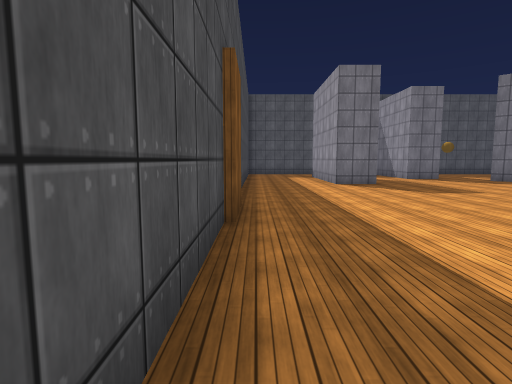
View 1 (above)

24 first-person views from a walk through a Unity game level. The camera is 1.5 m above the floor, tilts 6° down and sees 80° across. The floor is counted in squares, 2 m on a side. Each view is taken from the middle of a square. On the plan, view 1 faces up. The plan holds only what a view shows up to about 10 squares ahead; the rest is blank. The place goes on beyond the plan. The player character is not drawn. Surface patterns are stand-ins for the level's own textures.

View 2
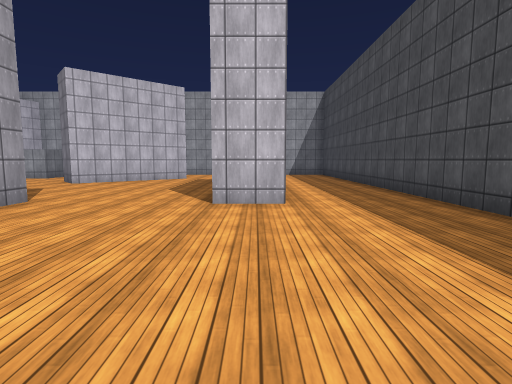

View 3
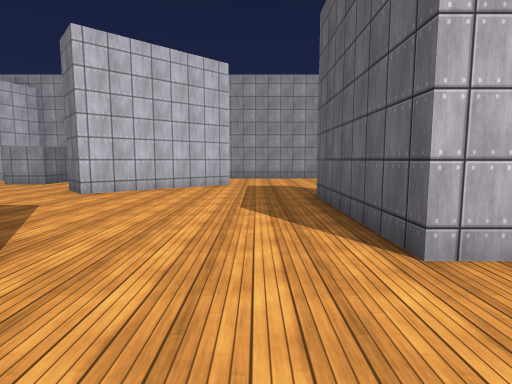

View 4
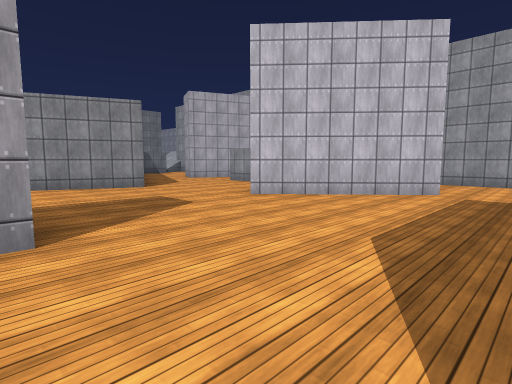

View 5
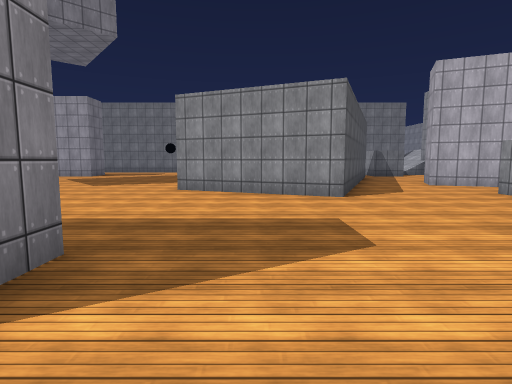

View 6
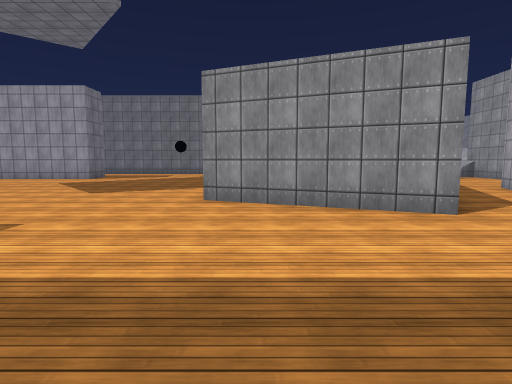

View 7
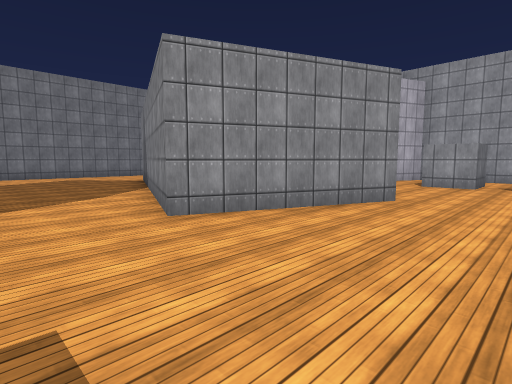

View 8
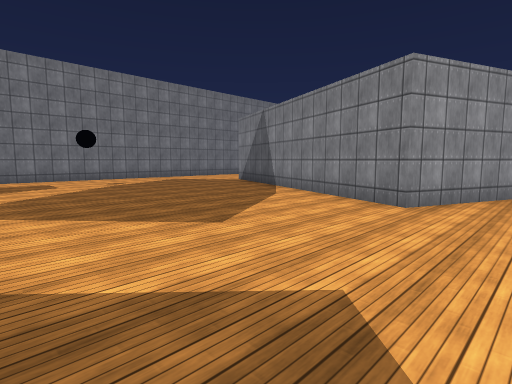

View 9
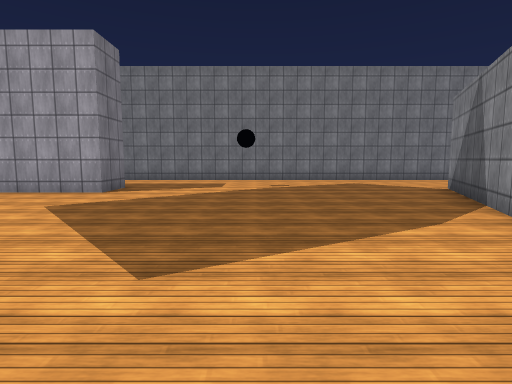

View 10
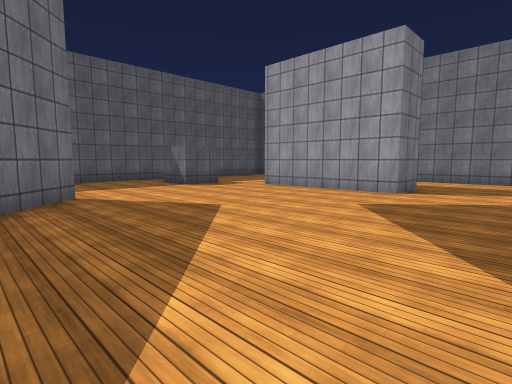

View 11
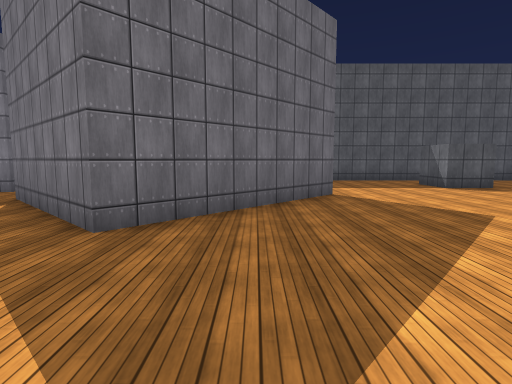

View 12
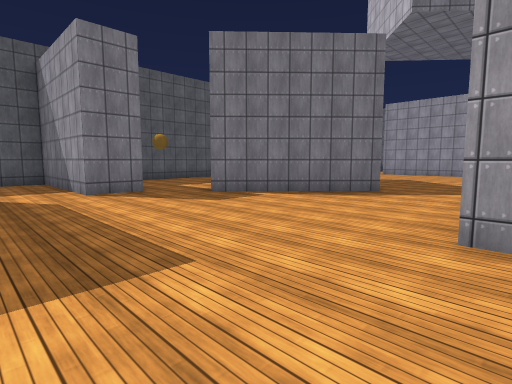

View 13
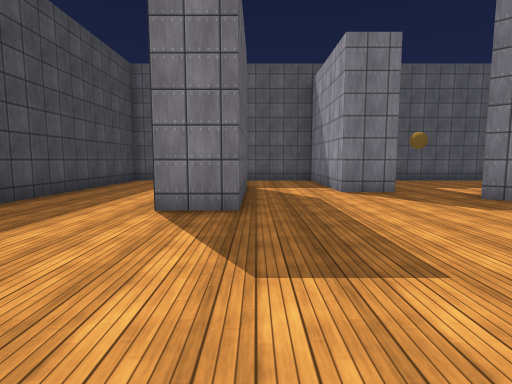

View 14
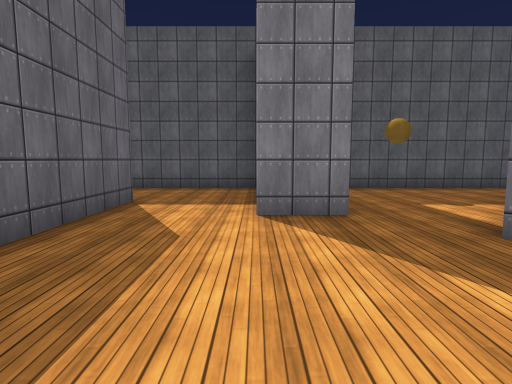

View 15
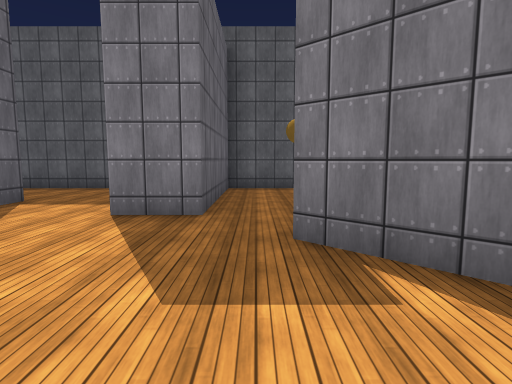

View 16
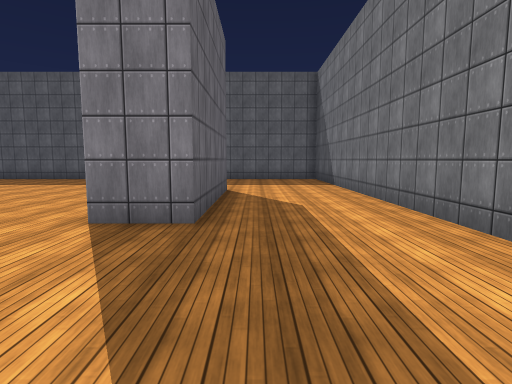

View 17
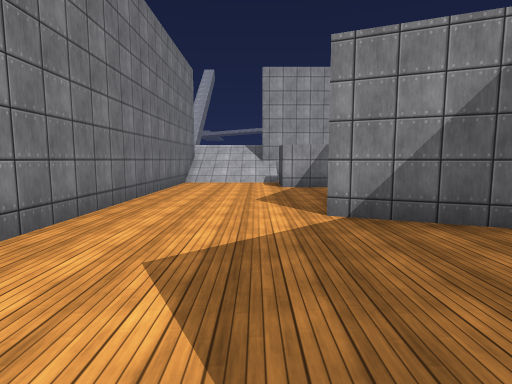

View 18
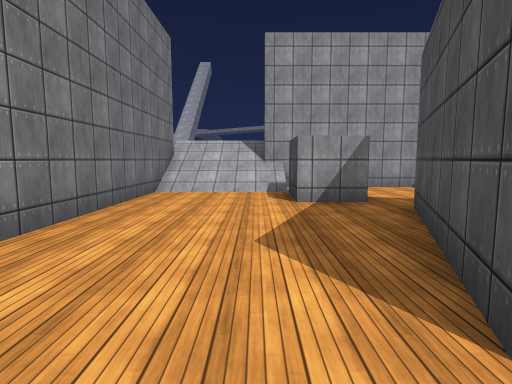

View 19
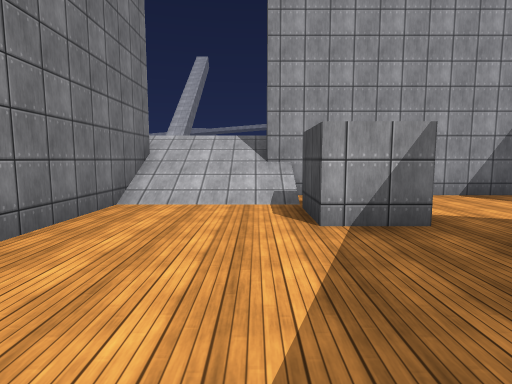

View 20
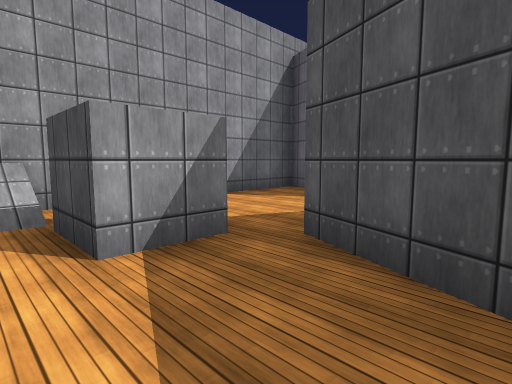

View 21
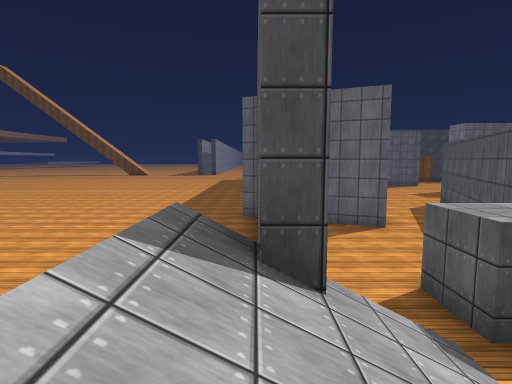

View 22
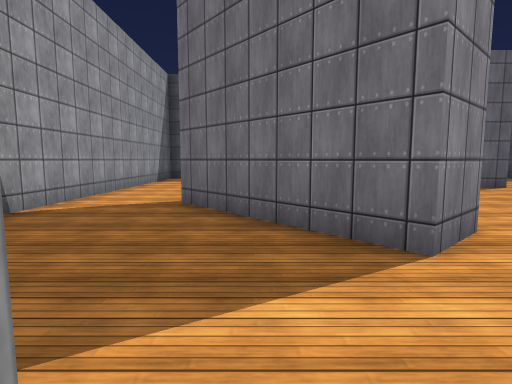

View 23
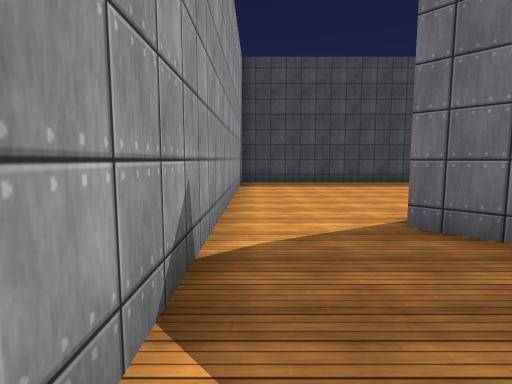

View 24
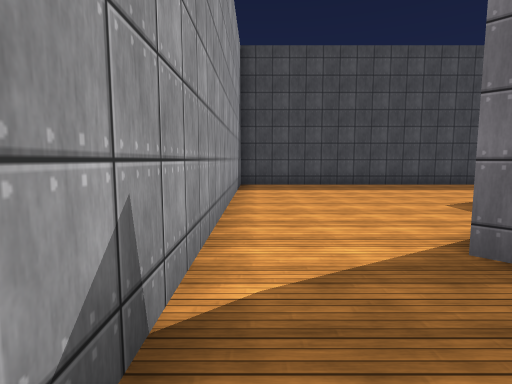

### Floor plan
Key: @ floor where view 1 was taken; # wall or solid block; x gap in a wall; . floor; / step, stairs or slope; v drop or lower ground.
Columns run from 1 left of view 1 to 25 right of it. Each row starts with its distance up from view 1.
 16    ############  #
 15 #.  ...##.....   ...
 14 #.. ...##....  .....#.....#
 13 #.. #..##...   ...........#
 12 #...#..##..    #..........#
 11 #...#.....##  ##.....##...#
 10 #...#......####......##...#
  9 #...........##.......##...#
  8 #....................##...#
  7  .........................#
  6  ..........  .............#
  5 #.......#    .............#
  4 #.......   ..............
  3 #.......   ..............
  2 #.......##...............
  1 #...#..........###........
  0 #@..#.........## ###......#
 -1 #...#.........#    ####...#
 -2 #...#.........###    #....#
 -3 #.........#.....###  #....#
 -4 #........##.......####....#
 -5 #......###................#
 -6 #.......#....#..##....#...#
 -7 #............   #......///#
 -8 #.............  #......///#
 -9 ##############  #######///x
-10                vvv    vvvvv

Where each view was taken, in squares from view 1:
view 1: 0 up, 0 right, facing up
view 2: 7 up, 3 right, facing down
view 3: 4 up, 5 right, facing down
view 4: 2 up, 4 right, facing down-right
view 5: 0 up, 6 right, facing right
view 6: 1 up, 8 right, facing right
view 7: 4 up, 10 right, facing down-right
view 8: 7 up, 12 right, facing down-right
view 9: 4 up, 13 right, facing right
view 10: 5 up, 13 right, facing up-right
view 11: 5 up, 13 right, facing up
view 12: 5 up, 4 right, facing up-right
view 13: 5 up, 4 right, facing up
view 14: 8 up, 6 right, facing up
view 15: 8 up, 8 right, facing up
view 16: 4 up, 22 right, facing up
view 17: 3 up, 22 right, facing down
view 18: 0 up, 22 right, facing down
view 19: 2 down, 22 right, facing down
view 20: 3 down, 22 right, facing down-left
view 21: 9 down, 24 right, facing left
view 22: 5 down, 12 right, facing left
view 23: 8 down, 10 right, facing left
view 24: 8 down, 9 right, facing left
